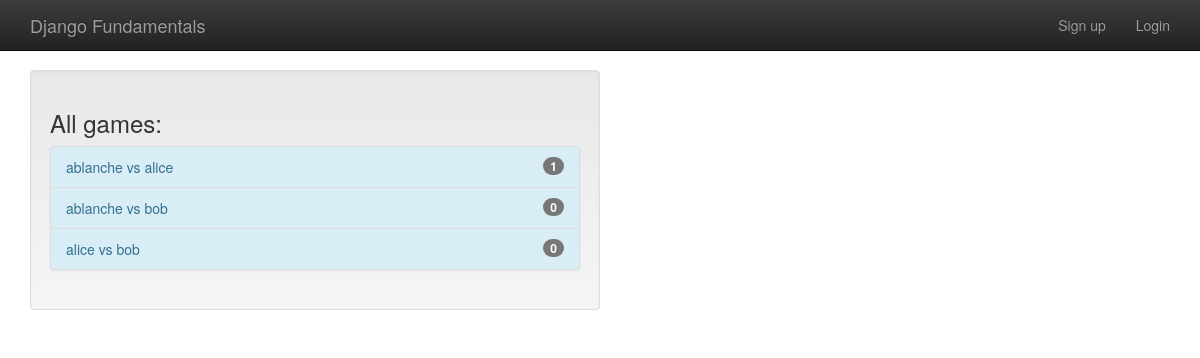
The app's page /tictactoe/all, older data.
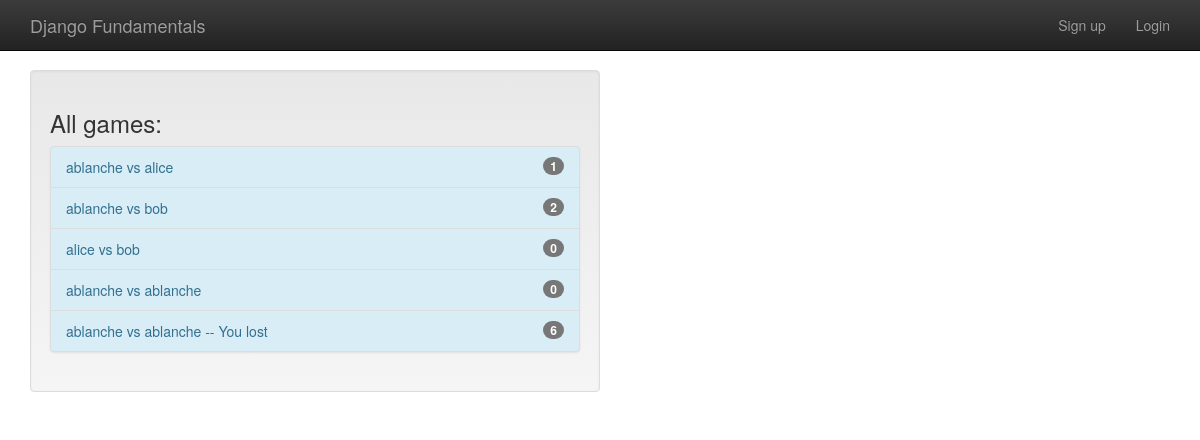
The same page, newer data.
### tictactoe/models.py (models this page shows, shortened)
class Game(models.Model):
    first_player = models.ForeignKey(User, related_name="games_first_player", on_delete=models.SET_NULL, null=True)
    second_player = models.ForeignKey(User, related_name="games_second_player", on_delete=models.SET_NULL, null=True)
    start_time = models.DateTimeField(auto_now_add=True)
    last_active = models.DateTimeField(auto_now=True)
    status = models.CharField(max_length=1, default='F', choices=GMAE_STATUS_CHOICES)
    objects = GamesQuerySet.as_manager()
    def get_absolute_url(self):
        return reverse("tictactoe_detail", args=[self.pk])
    def __str__(self):
        return f"{self.first_player} vs {self.second_player}"

### tictactoe/views.py (the view)
# urls.py: url(r'all$', AllGamesList.as_view()),
class AllGamesList(ListView):
    model = Game

### tictactoe/templates/tictactoe/game_list.html
{% extends 'base.html' %}
{% block content %}
    <div class="well col-sm-6">
        <h3>All games:</h3>
        {% include 'tictactoe/game_list_snippet.html' with games_list=object_list %}
    </div>
{% endblock content %}

### tictactoe/templates/tictactoe/game_list_snippet.html
{% if games_list %}
    <div class="list-group bg-info">
        {% for game in games_list %}
            <a class="list-group-item list-group-item-info" href=" {{ game.get_absolute_url }}">
                {{ game }}
                {% if game.status not in 'FS' %}
                    {% if game.status == 'D' %}
                        -- Draw
                    {% elif game.status == 'W' and user == game.first_player %}
                        -- You won !
                    {% elif game.status == 'L' and user == game.second_player %}
                        -- You won !
                    {% else %}
                        -- You lost
                    {% endif %}
                {% endif %}
                <span class="badge">{{ game.move_set.count }}</span>
            </a>
        {% endfor %}
    </div>
{% endif %}

Row changes from the older to the newer data that the page shows:
changed Game "ablanche vs bob": move_set.count "0" → "2"
added Game: first_player+second_player "ablanche vs ablanche", move_set.count "0"
added Game: first_player+second_player "ablanche vs ablanche", status "-- You lost", move_set.count "6"
